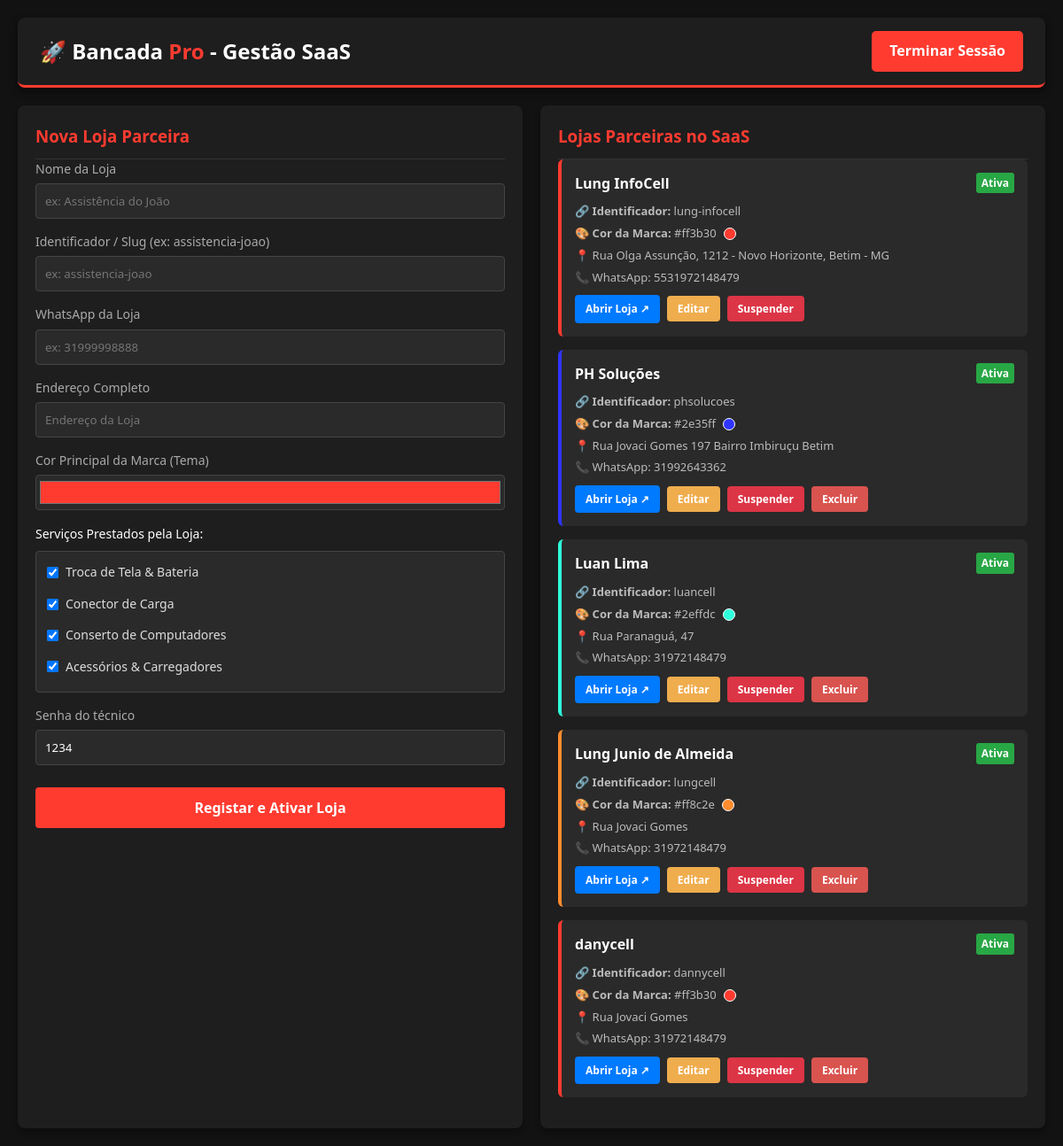
The app's page /super/painel (signed in) with its own data.
### main.py (models this page shows)
class Empresa(db.Model):
    __tablename__ = 'empresas'
    id = db.Column(db.Integer, primary_key=True)
    nome = db.Column(db.String(100), nullable=False)
    slug = db.Column(db.String(50), unique=True, nullable=False)
    telefone_whatsapp = db.Column(db.String(30), nullable=False)
    endereco = db.Column(db.String(200), nullable=False)
    horario = db.Column(db.String(100), nullable=True)
    cor_primaria = db.Column(db.String(20), nullable=False, default="#ff3b30")
    servicos = db.Column(db.Text, nullable=True, default="tela_bateria,conector,computadores,acessorios")
    ativo = db.Column(db.Boolean, nullable=False, default=False)
    tecnicos = db.relationship('Tecnico', backref='empresa', lazy=True)
    ordens = db.relationship('OrdemServico', backref='empresa', lazy=True)
    clientes = db.relationship('Cliente', backref='empresa', lazy=True)

### main.py (the view)
@app.route('/super/painel')
def super_painel():
    if not session.get('super_logado'):
        return redirect(url_for('super_admin'))
    empresas = Empresa.query.all()
    return render_template('super_painel.html', empresas=empresas)

### templates/super_painel.html (shortened to what this page needs)
<!DOCTYPE html>
<html lang="pt">
<head>
    <link rel="stylesheet" href="{{ url_for('static', filename='style.css') }}">
    <link rel="stylesheet" href="https://cdnjs.cloudflare.com/ajax/libs/font-awesome/6.4.0/css/all.min.css">
</head>
<body>
    <div class="header">
        <h2>🚀 Bancada <span style="color: #ff3b30;">Pro</span> - Gestão SaaS</h2>
        <a href="{{ url_for('super_logout') }}" class="btn-sair">Terminar Sessão</a>
    </div>
    <div class="container">
        <div class="card">
            <h3 id="tituloForm">Nova Loja Parceira</h3>
            <form id="formCriarLoja">
                <div class="form-group">
                    <label>Nome da Loja</label>
                    <input type="text" id="nome" placeholder="ex: Assistência do João" required>
                </div>
                <div class="form-group">
                    <label>Identificador / Slug (ex: assistencia-joao)</label>
                    <input type="text" id="slug" placeholder="ex: assistencia-joao" required>
                </div>
                <div class="form-group">
                    <label>WhatsApp da Loja</label>
                    <input type="text" id="telefone" placeholder="ex: 31999998888" required>
                </div>
                <div class="form-group">
                    <label>Endereço Completo</label>
                    <input type="text" id="endereco" placeholder="Endereço da Loja" required>
                </div>
                <div class="form-group">
                    <label>Cor Principal da Marca (Tema)</label>
                    <input type="color" id="cor_primaria" value="#ff3b30" style="width: 100%; height: 40px; background: #2a2a2a; border: 1px solid #444; border-radius: 4px; cursor: pointer; padding: 2px;">
                </div>
                <div class="form-group">
                    <label style="margin-bottom: 8px; color: #fff;">Serviços Prestados pela Loja:</label>
                    <div style="display: flex; flex-direction: column; gap: 8px; background: #2a2a2a; padding: 12px; border-radius: 4px; border: 1px solid #444;">
                        <label style="color: #ddd; font-weight: normal; display: flex; align-items: center; gap: 8px; cursor: pointer;">
                            <input type="checkbox" name="servico" value="tela_bateria" checked style="width: auto;"> Troca de Tela & Bateria
                        </label>
                        <label style="color: #ddd; font-weight: normal; display: flex; align-items: center; gap: 8px; cursor: pointer;">
                            <input type="checkbox" name="servico" value="conector" checked style="width: auto;"> Conector de Carga
                        </label>
                        <label style="color: #ddd; font-weight: normal; display: flex; align-items: center; gap: 8px; cursor: pointer;">
                            <input type="checkbox" name="servico" value="computadores" checked style="width: auto;"> Conserto de Computadores
                        </label>
                        <label style="color: #ddd; font-weight: normal; display: flex; align-items: center; gap: 8px; cursor: pointer;">
                            <input type="checkbox" name="servico" value="acessorios" checked style="width: auto;"> Acessórios & Carregadores
                        </label>
                    </div>
                </div>
                <div class="form-group">
                    <label>Senha do técnico</label>
                    <input type="text" id="senha_tecnico" value="1234" required>
                </div>
                <button type="submit" id="btnSalvar" class="btn-submit">Registar e Ativar Loja</button>
            </form>
        </div>
        <div class="card">
            <h3>Lojas Parceiras no SaaS</h3>
            <div id="listaLojas">
                {% for loja in empresas %}
                <div class="loja-item" style="border-left-color: {{ loja.cor_primaria or '#ff3b30' }};">
                    <h4>{{ loja.nome }} <span style="float: right; font-size: 12px; background: {{ '#28a745' if loja.ativo else '#d9534f' }}; padding: 2px 6px; border-radius: 3px;">{{ 'Ativa' if loja.ativo else 'Pendente / Inativa' }}</span></h4>
                    <p>🔗 <strong>Identificador:</strong> {{ loja.slug }}</p>
                    <p>🎨 <strong>Cor da Marca:</strong> {{ loja.cor_primaria or '#ff3b30' }} <span class="cor-preview" style="background-color: {{ loja.cor_primaria or '#ff3b30' }};"></span></p>
                    <p>📍 {{ loja.endereco }}</p>
                    <p>📞 WhatsApp: {{ loja.telefone_whatsapp }}</p>
                    <div class="acoes-loja">
                        <a href="{{ url_for('home_loja', slug=loja.slug) }}" target="_blank" class="btn-link">Abrir Loja ↗</a>
                        <button class="btn-editar" onclick="prepararEdicao('{{ loja.id }}', '{{ loja.nome }}', '{{ loja.slug }}', '{{ loja.telefone_whatsapp }}', '{{ loja.endereco }}', '{{ loja.cor_primaria or '#ff3b30' }}', '{{ loja.servicos or '' }}')">Editar</button>
                        <button style="background: {{ '#28a745' if not loja.ativo else '#dc3545' }}; color: #fff; border: none; padding: 6px 12px; border-radius: 4px; font-size: 12px; font-weight: bold; cursor: pointer;" onclick="ativarLoja('{{ loja.id }}')">
                            {{ 'Liberar / Ativar' if not loja.ativo else 'Suspender' }}
                        </button>
                        {% if loja.id != 1 %}
                        <button class="btn-excluir" onclick="excluirLoja('{{ loja.id }}', '{{ loja.nome }}')">Excluir</button>
                        {% endif %}
                    </div>
                </div>
                {% endfor %}
            </div>
        </div>
    </div>
</body>
</html>

### static/style.css (style rules this page uses)
:root { --cor-primaria: #ff3b30; }
* { margin: 0; padding: 0; box-sizing: border-box; font-family: 'Segoe UI', Tahoma, Geneva, Verdana, sans-serif; }
body { background-color: #121212; color: #e0e0e0; line-height: 1.6; }
.header { background-color: #1e1e1e; display: flex; justify-content: space-between; align-items: center; padding: 20px 40px; border-bottom: 3px solid var(--cor-primaria) !important; position: sticky; top: 0; z-index: 1000; box-shadow: 0 4px 10px rgba(0,0,0,0.5); }

### templates/super_painel.html (style rules this page uses)
body { background-color: #121212; color: #e0e0e0; font-family: Arial, sans-serif; margin: 0; padding: 20px; }
.header { display: flex; justify-content: space-between; align-items: center; background: #1e1e1e; padding: 15px 25px; border-radius: 8px; border-bottom: 3px solid #ff3b30; }
.header h2 { margin: 0; color: #fff; }
.btn-sair { background: #ff3b30; color: #fff; border: none; padding: 10px 20px; border-radius: 5px; cursor: pointer; font-weight: bold; text-decoration: none; }
.container { display: flex; gap: 20px; margin-top: 20px; flex-wrap: wrap; }
.card { background: #1e1e1e; padding: 20px; border-radius: 8px; flex: 1; min-width: 300px; box-shadow: 0 4px 6px rgba(0,0,0,0.3); }
.card h3 { color: #ff3b30; border-bottom: 1px solid #333; padding-bottom: 10px; margin-top: 0; }
.form-group { margin-bottom: 15px; }
.form-group label { display: block; margin-bottom: 5px; font-size: 14px; color: #aaa; }
.form-group input[type="text"] { width: 100%; padding: 10px; background: #2a2a2a; border: 1px solid #444; color: #fff; border-radius: 4px; box-sizing: border-box; }
.btn-submit { background: #ff3b30; color: #fff; border: none; padding: 12px; width: 100%; border-radius: 4px; font-weight: bold; cursor: pointer; font-size: 16px; margin-top: 10px; }
.loja-item { background: #2a2a2a; padding: 15px; border-radius: 6px; margin-bottom: 15px; border-left: 4px solid #ff3b30; }
.loja-item h4 { margin: 0 0 8px 0; color: #fff; }
.loja-item p { margin: 4px 0; font-size: 13px; color: #bbb; }
.acoes-loja { display: flex; gap: 8px; margin-top: 10px; flex-wrap: wrap; align-items: center; }
.btn-link { display: inline-block; background: #007aff; color: #fff; padding: 6px 12px; border-radius: 4px; text-decoration: none; font-size: 12px; font-weight: bold; }
.btn-editar { background: #f0ad4e; color: #fff; border: none; padding: 6px 12px; border-radius: 4px; font-size: 12px; font-weight: bold; cursor: pointer; }
.btn-excluir { background: #d9534f; color: #fff; border: none; padding: 6px 12px; border-radius: 4px; font-size: 12px; font-weight: bold; cursor: pointer; }
.cor-preview { display: inline-block; width: 14px; height: 14px; border-radius: 50%; vertical-align: middle; margin-left: 5px; border: 1px solid #fff; }

### records on screen
Empresa: nome "Lung InfoCell", ativo "Ativa", slug "lung-infocell", cor_primaria "#ff3b30", endereco "Rua Olga Assunção, 1212 - Novo Horizonte, Betim - MG", telefone_whatsapp "5531972148479", ativo "Suspender"
Empresa: nome "PH Soluções", ativo "Ativa", slug "phsolucoes", cor_primaria "#2e35ff", endereco "Rua Jovaci Gomes 197 Bairro Imbiruçu Betim", telefone_whatsapp "31992643362", ativo "Suspender"
Empresa: nome "Luan Lima", ativo "Ativa", slug "luancell", cor_primaria "#2effdc", endereco "Rua Paranaguá, 47", telefone_whatsapp "31972148479", ativo "Suspender"
Empresa: nome "Lung Junio de Almeida", ativo "Ativa", slug "lungcell", cor_primaria "#ff8c2e", endereco "Rua Jovaci Gomes", telefone_whatsapp "31972148479", ativo "Suspender"
Empresa: nome "danycell", ativo "Ativa", slug "dannycell", cor_primaria "#ff3b30", endereco "Rua Jovaci Gomes", telefone_whatsapp "31972148479", ativo "Suspender"
